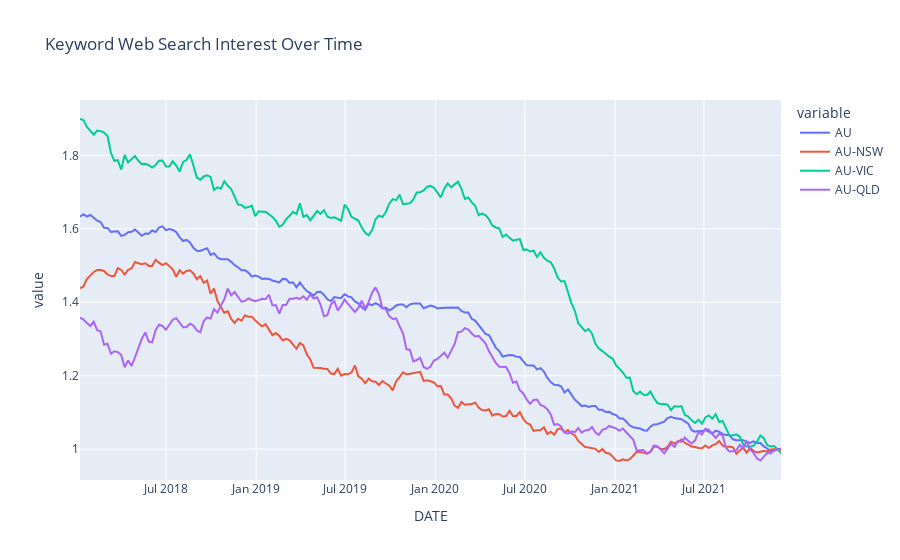

The notebook cell this image was saved under:
### Code cell
import plotly.express as px
# import seaborn as sns
# sns.set_style('white')

roll_n = 52
df_plot = df.rolling(roll_n, min_periods=roll_n).mean()
df_plot = df_plot[df_plot.index>'2018-01-01']

fig = px.line(df_plot, x=df_plot.index, y=['AU', 'AU-NSW', 'AU-VIC', 'AU-QLD'], title='Keyword Web Search Interest Over Time')
fig.show()

### Figure 1 — Plotly figure (JSON) as saved in the notebook; plotly's stock layout.template omitted (floating-point values rounded to 4 significant figures; data arrays with more than 128 entries replaced by an {"elided": "..."} marker saying what was removed)
{"data": [{"hovertemplate": "variable=AU<br>DATE=%{x}<br>value=%{y}<extra></extra>", "legendgroup": "AU", "line": {"color": "#636efa", "dash": "solid"}, "marker": {"symbol": "circle"}, "mode": "lines", "name": "AU", "orientation": "v", "showlegend": true, "type": "scatter", "x": {"elided": "205 str values"}, "xaxis": "x", "y": {"elided": "205 float values"}, "yaxis": "y"}, {"hovertemplate": "variable=AU-NSW<br>DATE=%{x}<br>value=%{y}<extra></extra>", "legendgroup": "AU-NSW", "line": {"color": "#EF553B", "dash": "solid"}, "marker": {"symbol": "circle"}, "mode": "lines", "name": "AU-NSW", "orientation": "v", "showlegend": true, "type": "scatter", "x": {"elided": "205 str values"}, "xaxis": "x", "y": {"elided": "205 float values"}, "yaxis": "y"}, {"hovertemplate": "variable=AU-VIC<br>DATE=%{x}<br>value=%{y}<extra></extra>", "legendgroup": "AU-VIC", "line": {"color": "#00cc96", "dash": "solid"}, "marker": {"symbol": "circle"}, "mode": "lines", "name": "AU-VIC", "orientation": "v", "showlegend": true, "type": "scatter", "x": {"elided": "205 str values"}, "xaxis": "x", "y": {"elided": "205 float values"}, "yaxis": "y"}, {"hovertemplate": "variable=AU-QLD<br>DATE=%{x}<br>value=%{y}<extra></extra>", "legendgroup": "AU-QLD", "line": {"color": "#ab63fa", "dash": "solid"}, "marker": {"symbol": "circle"}, "mode": "lines", "name": "AU-QLD", "orientation": "v", "showlegend": true, "type": "scatter", "x": {"elided": "205 str values"}, "xaxis": "x", "y": {"elided": "205 float values"}, "yaxis": "y"}], "layout": {"legend": {"title": {"text": "variable"}, "tracegroupgap": 0}, "title": {"text": "Keyword Web Search Interest Over Time"}, "xaxis": {"anchor": "y", "domain": [0, 1], "title": {"text": "DATE"}}, "yaxis": {"anchor": "x", "domain": [0, 1], "title": {"text": "value"}}}}
